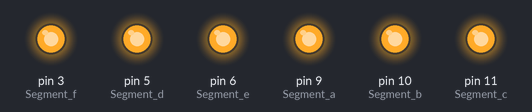
Bench run of a sketch on a simulated Arduino Uno, built with avr-gcc and run on an emulated ATmega328P. Shown: output pins drawn as LEDs (lit = HIGH).

Above: at 0.1 s.
Timing chart, 0 to 1.6 s (numbered marks = the images above):
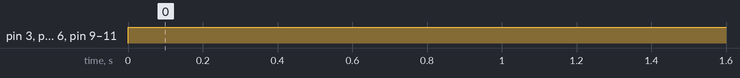

The sketch:

seven_segment_display_0.ino
```cpp
void setup() {
  pinMode(9, OUTPUT);  // Segment a
  pinMode(10, OUTPUT); // Segment b
  pinMode(11, OUTPUT); // Segment c
  pinMode(5, OUTPUT);  // Segment d
  pinMode(6, OUTPUT);  // Segment e
  pinMode(3, OUTPUT);  // Segment f
}

void loop() {
  digitalWrite(9, HIGH);  // a ON
  digitalWrite(10, HIGH); // b ON
  digitalWrite(11, HIGH); // c ON
  digitalWrite(5, HIGH);  // d ON
  digitalWrite(6, HIGH);  // e ON
  digitalWrite(3, HIGH);  // f ON

}
```

Measured:
- by itself, pin 3 (Segment_f), pin 5 (Segment_d), pin 6 (Segment_e), pin 9 (Segment_a), pin 10 (Segment_b), pin 11 (Segment_c): LOW → HIGH at 0.00 s
